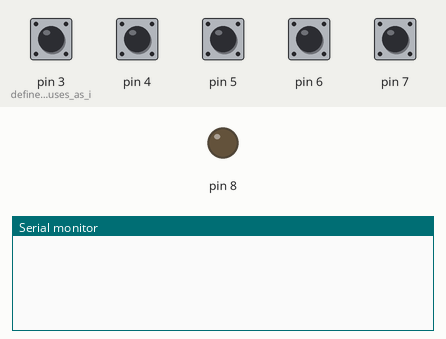
Simulated run of this sketch. Board: Arduino Uno, built with avr-gcc and run on an emulated ATmega328P. Parts: output pins drawn as LEDs (lit = HIGH), the last lines printed to the serial monitor. Inputs (shaded band) come from the test bench; at power-on: pin 3 (define_all_pins_uses_as_i), pin 4–7 HIGH.

Above: at 4.2 s.
4.3 s: pin 3 (define_all_pins_uses_as_i) pulled LOW for 0.15 s
At 4.8 s:
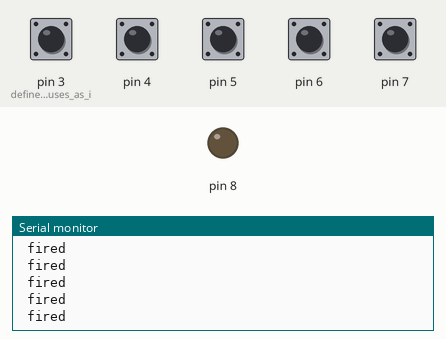
5.9 s: pin 4 pulled LOW for 0.15 s
At 7.1 s:
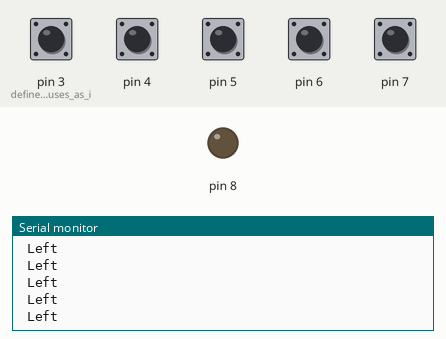
7.5 s: pin 5 pulled LOW for 0.15 s
At 8.5 s:
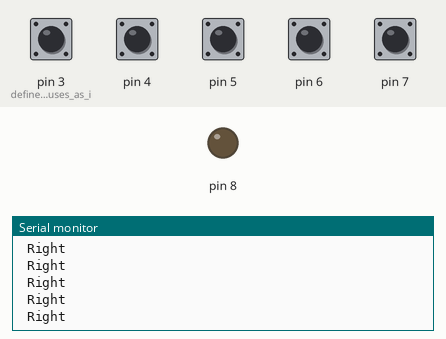
9.1 s: pin 6 pulled LOW for 0.15 s
At 10.4 s:
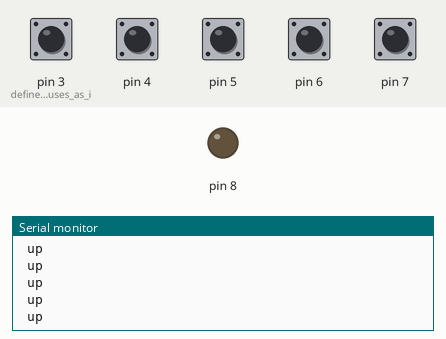
10.7 s: pin 7 pulled LOW for 0.15 s
At 11.9 s:
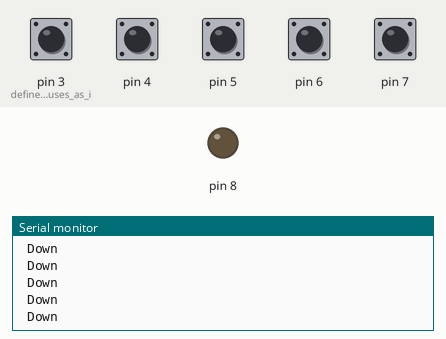
12.3 s: pin 4 driven LOW
At 13.1 s:
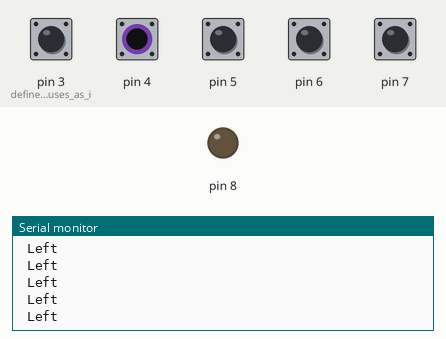

Measured:
- after the input at 4.3 s, the serial monitor: prints a new line at once (image 1)
- after the input at 5.9 s, the serial monitor: prints a new line at once (image 2)
- after the input at 7.5 s, the serial monitor: prints a new line at once (image 3)
- after the input at 9.1 s, the serial monitor: prints a new line at once (image 4)
- after the input at 10.7 s, the serial monitor: prints a new line at once (image 5)
- after the input at 12.3 s, the serial monitor: prints a new line at once (image 6)

The sketch:

Controller.ino
```cpp
// Arduino code sample from https://www.instructables.com/id/Arduino-Atari-Adaptor/
void setup() {
  Serial.begin(9600);
  delay(3000);
  pinMode(3, INPUT_PULLUP); //define all pins uses as inputs
  pinMode(4, INPUT_PULLUP);
  pinMode(5, INPUT_PULLUP);
  pinMode(6, INPUT_PULLUP);
  pinMode(7, INPUT_PULLUP);
  pinMode(8, OUTPUT);
}

void loop() {

  int Fire = digitalRead(3); //define Fire as read pin 3
  int Left = digitalRead(4); //define Up as read pin 4
  int Right = digitalRead(5); //define Down as read pin 5
  int Up = digitalRead(6); //define Right as read pin 6
  int Down = digitalRead(7); //define Left as read pin 7

  if (Fire == LOW)
  {
    Serial.println(" fired");
  }
  if (Fire == HIGH)
  {
//    Serial.println(" not fired");
  }
  if (Up == LOW){
    Serial.println(" up");
  }
  if (Up == HIGH){
  }
  if (Down == LOW){
    Serial.println(" Down");
  }
  if (Down == HIGH) {
  }
  if (Left == LOW){
    Serial.println(" Left");
  }
  if (Left == HIGH){
  }
  if (Right == LOW)
  {
    Serial.println(" Right");
  }
  if (Right == HIGH)
  {
  }
}
```
